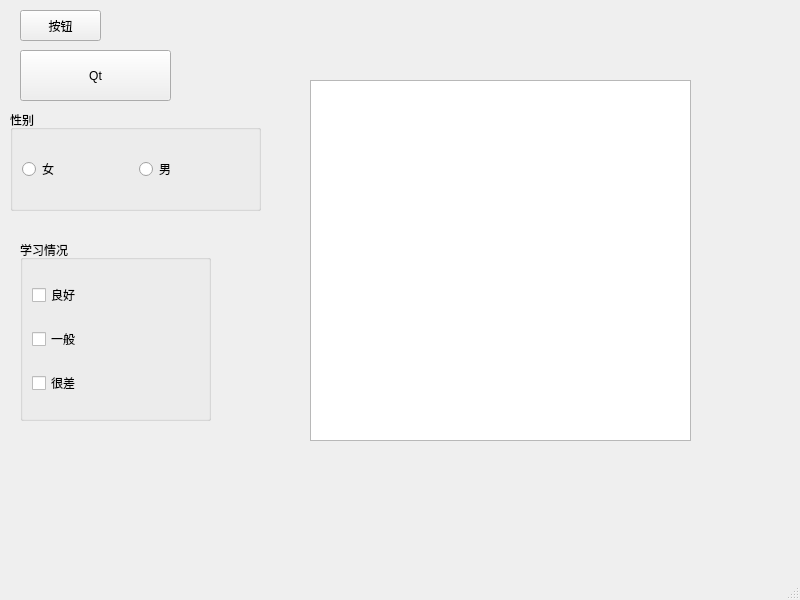
<?xml version="1.0" encoding="UTF-8"?>
<ui version="4.0">
 <class>MainWindow</class>
 <widget class="QMainWindow" name="MainWindow">
  <property name="geometry">
   <rect>
    <x>0</x>
    <y>0</y>
    <width>800</width>
    <height>600</height>
   </rect>
  </property>
  <property name="windowTitle">
   <string>MainWindow</string>
  </property>
  <widget class="QWidget" name="centralwidget">
   <widget class="QPushButton" name="pushButton">
    <property name="geometry">
     <rect>
      <x>20</x>
      <y>10</y>
      <width>81</width>
      <height>31</height>
     </rect>
    </property>
    <property name="text">
     <string>按钮</string>
    </property>
   </widget>
   <widget class="QToolButton" name="toolButton">
    <property name="geometry">
     <rect>
      <x>20</x>
      <y>50</y>
      <width>151</width>
      <height>51</height>
     </rect>
    </property>
    <property name="text">
     <string>Qt</string>
    </property>
    <property name="icon">
     <iconset resource="Images.qrc">
      <normaloff>:/Images/Qt.png</normaloff>:/Images/Qt.png</iconset>
    </property>
    <property name="iconSize">
     <size>
      <width>32</width>
      <height>32</height>
     </size>
    </property>
    <property name="toolButtonStyle">
     <enum>Qt::ToolButtonTextBesideIcon</enum>
    </property>
   </widget>
   <widget class="QGroupBox" name="groupBox">
    <property name="geometry">
     <rect>
      <x>10</x>
      <y>110</y>
      <width>251</width>
      <height>101</height>
     </rect>
    </property>
    <property name="title">
     <string>性别</string>
    </property>
    <layout class="QHBoxLayout" name="horizontalLayout">
     <item>
      <widget class="QRadioButton" name="radioButton_2">
       <property name="text">
        <string>女</string>
       </property>
      </widget>
     </item>
     <item>
      <widget class="QRadioButton" name="rButMan">
       <property name="text">
        <string>男</string>
       </property>
      </widget>
     </item>
    </layout>
   </widget>
   <widget class="QGroupBox" name="groupBox_2">
    <property name="geometry">
     <rect>
      <x>20</x>
      <y>240</y>
      <width>191</width>
      <height>181</height>
     </rect>
    </property>
    <property name="title">
     <string>学习情况</string>
    </property>
    <layout class="QVBoxLayout" name="verticalLayout">
     <item>
      <widget class="QCheckBox" name="checkBox">
       <property name="text">
        <string>良好</string>
       </property>
      </widget>
     </item>
     <item>
      <widget class="QCheckBox" name="checkBox_2">
       <property name="text">
        <string>一般</string>
       </property>
      </widget>
     </item>
     <item>
      <widget class="QCheckBox" name="cBoxBad">
       <property name="text">
        <string>很差</string>
       </property>
      </widget>
     </item>
    </layout>
   </widget>
   <widget class="QListWidget" name="listWidget">
    <property name="geometry">
     <rect>
      <x>310</x>
      <y>80</y>
      <width>381</width>
      <height>361</height>
     </rect>
    </property>
   </widget>
  </widget>
  <widget class="QMenuBar" name="menubar">
   <property name="geometry">
    <rect>
     <x>0</x>
     <y>0</y>
     <width>800</width>
     <height>21</height>
    </rect>
   </property>
  </widget>
  <widget class="QStatusBar" name="statusbar"/>
 </widget>
 <resources>
  <include location="Images.qrc"/>
 </resources>
 <connections/>
</ui>
